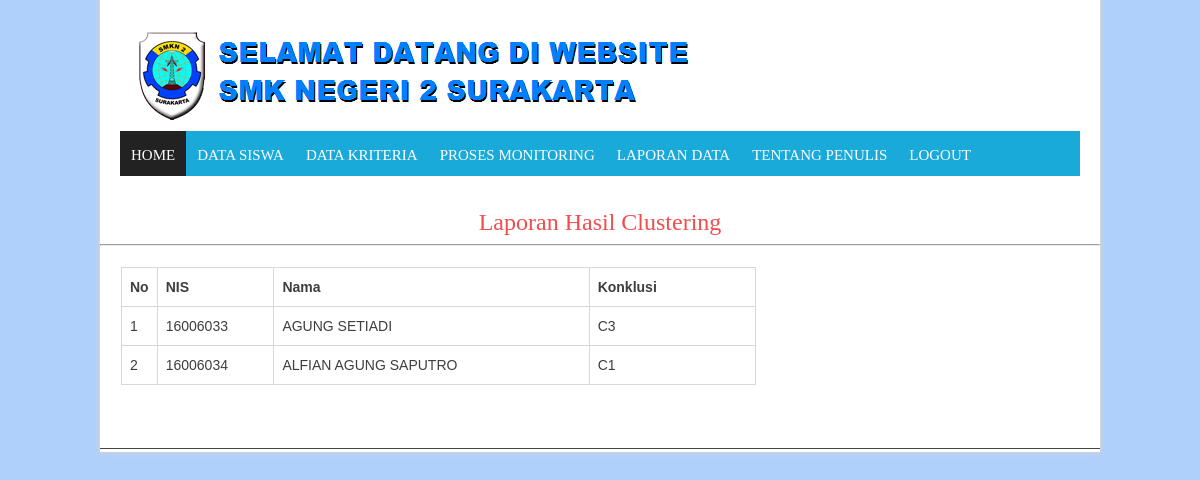
The app's page /master/Laphasil.php (signed in) with its own data.
### tables this page shows
CREATE TABLE IF NOT EXISTS `tbtesting` (
  `idtesting` int(10) NOT NULL AUTO_INCREMENT,
  `nis` varchar(30) DEFAULT NULL,
  `nama` varchar(30) NOT NULL,
  `absensi` float DEFAULT NULL,
  `tugas` float DEFAULT NULL,
  PRIMARY KEY (`idtesting`) USING BTREE
);

### master/Laphasil.php (the view, shortened to what this page needs)
<?php include "admin_header.php"?>
<?php
$mark=array();
$mark1=array();
$random=array();
$count=1;
$data_siswa=array();
$random_uik=array();
$uikv2=array();
$tampung=array();
$tampung2=array();
$matrix=array();
$uikvxij=array();
$newcluster=array();
$cluster=array();
$totalcluster=array();
$ptotal=array();
$bowl=array();
$cluster_tampil=array();
$query_mysql =  mysqli_query($connect,"SELECT * FROM tbtesting")or die(mysql_error());
  while($data = mysqli_fetch_array($query_mysql)){
  	$data_siswa[$count][1]=$data['idtesting'];
  	$data_siswa[$count][2]=$data['nis'];
  	$data_siswa[$count][3]=$data['nama'];
  	$data_siswa[$count][4]=$data['absensi'];
  	$data_siswa[$count][5]=$data['tugas'];
  	$count=$count+1;
  }
  for ($i=1; $i <=count($data_siswa) ; $i++) {
    $mark[$i]=$data_siswa[$i][4]+$data_siswa[$i][5];
  	$matrix[$i][1] = $data_siswa[$i][4];
  	$matrix[$i][2] = $data_siswa[$i][5];
  }
$top_mark = array_search(max($mark),$mark);
$low_mark = array_search(min($mark),$mark);
$cluster_count=3;
$max_iter=10000;
$min_error=0.00001;
for ($i=1; $i <= count($matrix) ; $i++) {
  $keepChecking = true;
  while($keepChecking){
    $random[1] = rand(1, 60);
    $random[2] = rand(1, 80);
    $random[3] = rand(1, 60);
    $valuestotal = $random[1] + $random[2] + $random[3];
    if ($valuestotal === 100){
        $keepChecking = false;
    }
}
	$random_uik[$i][1] = $random[1]/100;
	$random_uik[$i][2] = $random[2]/100;
	$random_uik[$i][3] = $random[3]/100;
}
for ($iter=1; $iter <=$max_iter ; $iter++) {
for ($i=1; $i <=count($random_uik) ; $i++) {
	for ($j=1; $j <= count($random_uik[$i]) ; $j++) {
		$uikv2[$i][$j]=pow($random_uik[$i][$j],2);
		$tampung[$j][$i]=$uikv2[$i][$j];
	}
}
for ($i=1; $i <=count($uikv2) ; $i++) {
	for ($j=1; $j <= count($uikv2[$i]) ; $j++) {
			$uikvxij[$i][$j][1] = $uikv2[$i][$j]*$matrix[$i][1];
			$uikvxij[$i][$j][2] = $uikv2[$i][$j]*$matrix[$i][2];
			$tampung2[1][$j][$i] = $uikvxij[$i][$j][1];
			$tampung2[2][$j][$i] = $uikvxij[$i][$j][2];
	}
}
for ($i=1; $i <=3 ; $i++) {
	for ($j=1; $j <=2 ; $j++) {
		$newcluster[$i][$j]=(array_sum($tampung2[$j][$i]))/(array_sum($tampung[$i]));
	}
}
for ($x=1; $x <= $cluster_count ; $x++) {
for ($i=1; $i <=count($matrix) ; $i++) {
  	$cluster[$x][$i][1] = pow(($matrix[$i][1]-$newcluster[$x][1]),2);
  	$cluster[$x][$i][2] = pow(($matrix[$i][2]-$newcluster[$x][2]),2);
    $totalcluster[$x][$i]=array_sum($cluster[$x][$i]);
  }
}
for ($i=1; $i <=count($matrix) ; $i++) {
  $a=($totalcluster[1][$i]*$uikv2[$i][1]);
  $b=($totalcluster[2][$i]*$uikv2[$i][2]);
  $c=($totalcluster[3][$i]*$uikv2[$i][3]);
  $ptotal[$iter][$i]=$a+$b+$c;
}
for ($i=1; $i <=count($matrix) ; $i++) {
  for($j=1; $j <=$cluster_count; $j++){
    $bowl[$i][$j]=array_sum($cluster[$j][$i]);
  }
  for($j=1; $j <=$cluster_count; $j++){
    $random_uik[$i][$j]=$totalcluster[$j][$i]/array_sum($bowl[$i]);
  }
}
if($iter>2){
 $error=array_sum($ptotal[$iter])-array_sum($ptotal[$iter-2]);
 $err=array_sum($ptotal[$iter])-array_sum($ptotal[$iter-1]);
 $error=sqrt(pow($error, 2));
  if($error<=$min_error){
    if($err<0){
    $iter=$max_iter;
    }
  }
}elseif($iter==1){
}
}
for ($i=1; $i <=count($random_uik) ; $i++) {
      if($i==$top_mark){
        for ($j=1; $j <= $cluster_count ; $j++) {
          $mark1[$j]=$random_uik[$i][$j];
        }
        $tampil_c[1] = array_search(max($mark1),$mark1);
      }elseif ($i==$low_mark) {
         for ($j=1; $j <= $cluster_count ; $j++) {
          $mark1[$j]=$random_uik[$i][$j];
        }
        $tampil_c[3] = array_search(max($mark1),$mark1);
      }
    }
    for ($i=1; $i <=3 ; $i++) {
      if($i!=$tampil_c[1]&&$i!=$tampil_c[3]){
        $tampil_c[2]=$i;
      }
    }
    for ($i=1; $i <=count($random_uik) ; $i++) {
      $cluster_tampil[$i][1]=$random_uik[$i][$tampil_c[1]];
      $cluster_tampil[$i][2]=$random_uik[$i][$tampil_c[2]];
      $cluster_tampil[$i][3]=$random_uik[$i][$tampil_c[3]];
    }
  ?>
<div id="main_content" >
  <form class="form-horizontal" enctype="multipart/form-data" action="../ron/perhitungan_disp.php" method="post">
    <div id="page">
    	 <h2 class="title" align="center"><a href="#">Laporan Hasil Clustering</a></h2>
            <hr />
    <div id="content" style="padding: 21px;">
     <table border="1">
      <tr>
        <td width="5"><strong>No </strong></td>
        <td width="100"><strong>NIS</strong></td>
        <td width="300"><strong>Nama</strong></td>
        <td width="150"><strong>Konklusi</strong></td>
      </tr>
      <?php for ($i=1; $i <=count($random_uik) ; $i++) {
        echo "<tr>";
        $konklusi = array_search(max($cluster_tampil[$i]),$cluster_tampil[$i]);?>
        <td><?php echo $i?></td>
        <td><?php echo $data_siswa[$i][2]?></td>
        <td><?php echo $data_siswa[$i][3]?></td>
        <td>C<?php echo $konklusi;?></td>
        <?php
        echo "<tr>";
      }?>
     </table>
    	</div>
    </div>
</form>
</div>
<?php include "admin_footer.php"?>

### master/SMK Negeri 2 Surakarta_files/style.css (style rules this page uses)
html, body, div { font-size:100%;font-family:inherit;vertical-align:baseline;margin:0;padding:0;border:0;outline:0;font-weight:inherit;font-style:inherit; }
caption, th, td { text-align:left;font-weight:normal; }
table { border-collapse:separate;border-spacing:0; }
* { margin:0;padding:0; }
table, th, td, tr { padding: 8px; border: 1px solid #D8D8D8; border-collapse: collapse; }
body { font-family: Arial, sans-serif; font-size:14px; color: #3e3e3e; background: #eee; }
h2 { font-size: 24px; color: #666; font-weight: 300; line-height: 180%; }
a { color:#f14d4d; text-decoration:none; }
#main_content { display: inline-block; width: 100%; margin: 25px 0px 0px 0px; padding: 0px 0 10px 0px; }
#content { width: 635px; margin: 0px; display: inline-block; float: left; line-height: 22px; }

### master/admin_header.php (style rules this page uses)
h1, h2, h3, h4, h5, h6, #top_title_box { font-family:Droid Sans; }
h1, h2, h3, h4, h5, h6 { color: #!important; }
a { color: #!important; }
body.custom-background { background-color: #b0d0fc; }

### master/Laphasil.php (style rules this page uses)
#content { margin-bottom: 20px; }

### records on screen
tbtesting: nis "16006033", nama "AGUNG SETIADI", konklusi "3"
tbtesting: nis "16006034", nama "ALFIAN AGUNG SAPUTRO", konklusi "1"
